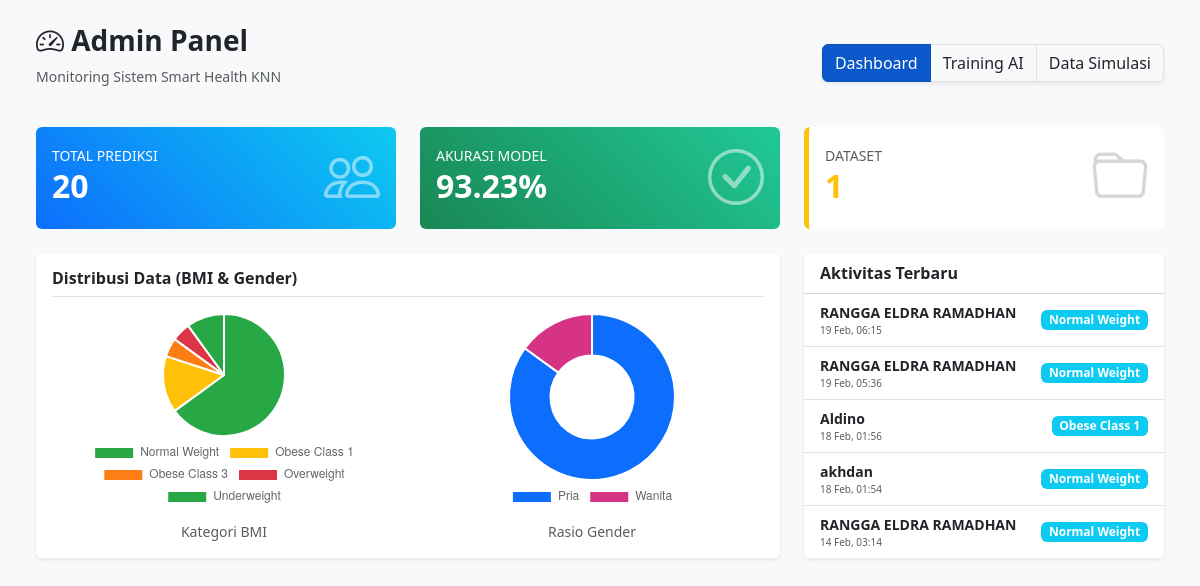
Page /admin-panel/ (signed in) on the committed database.
### rekomendasi/models.py (models this page shows, shortened)
class TrainingLog(models.Model):
    timestamp = models.DateTimeField(auto_now_add=True)
    jumlah_data = models.IntegerField()
    best_k = models.IntegerField()
    akurasi = models.FloatField()          # Ini Testing Accuracy
    train_akurasi = models.FloatField(default=0) # <--- TAMBAHAN BARU
    precision = models.FloatField()
    recall = models.FloatField()
    status = models.CharField(max_length=50)

class PredictionLog(models.Model):
    timestamp = models.DateTimeField(auto_now_add=True)
    nama_user = models.CharField(max_length=100)
    gender = models.CharField(max_length=20)
    age = models.IntegerField()
    bmi_score = models.FloatField()
    bmi_category = models.CharField(max_length=50)
    hasil_prediksi = models.CharField(max_length=100)
    activity_level = models.IntegerField(default=1)

### rekomendasi/views.py (the view)
# urls.py: path('admin-panel/', views.admin_dashboard, name='admin_dashboard'),
@login_required(login_url='/admin/login/')
def admin_dashboard(request):
    last_model = TrainingLog.objects.filter(status="Berhasil").last()
    def get_chart_data(field):
        stats = PredictionLog.objects.values(field).annotate(total=Count(field))
        return [item[field] for item in stats], [item['total'] for item in stats]
    bmi_labels, bmi_data = get_chart_data('bmi_category')
    gender_labels, gender_data = get_chart_data('gender')
    context = {
        'total_prediksi': PredictionLog.objects.count(),
        'total_dataset': DatasetFile.objects.count(),
        'akurasi_model': last_model.akurasi if last_model else 0,
        'recent_logs': PredictionLog.objects.all().order_by('-timestamp')[:5],
        'bmi_labels': json.dumps(bmi_labels),
        'bmi_data': json.dumps(bmi_data),
        'gender_labels': json.dumps(gender_labels),
        'gender_data': json.dumps(gender_data),
    }
    return render(request, 'admin/dashboard.html', context)

### templates/admin/dashboard.html (shortened to what this page needs)
<!DOCTYPE html>
<html lang="id">
<head>
    <link href="https://cdn.jsdelivr.net/npm/bootstrap@5.3.0/dist/css/bootstrap.min.css" rel="stylesheet">
    <link rel="stylesheet" href="https://cdn.jsdelivr.net/npm/bootstrap-icons@1.10.0/font/bootstrap-icons.css">
</head>
<body class="bg-light p-4">
    <div class="container-fluid">
        <header class="d-flex justify-content-between align-items-center mb-4">
            <div>
                <h3 class="fw-bold"><i class="bi bi-speedometer2"></i> Admin Panel</h3>
                <p class="text-muted small">Monitoring Sistem Smart Health KNN</p>
            </div>
            <nav class="btn-group shadow-sm">
                <a href="{% url 'admin_dashboard' %}" class="btn btn-primary active">Dashboard</a>
                <a href="{% url 'admin_training' %}" class="btn btn-white border">Training AI</a>
                <a href="{% url 'admin_simulation' %}" class="btn btn-white border">Data Simulasi</a>
            </nav>
        </header>
        <div class="row g-4 mb-4">
            <div class="col-md-4">
                <div class="card card-hover grad-blue text-white p-3">
                    <div class="d-flex justify-content-between">
                        <div><small>TOTAL PREDIKSI</small><h2 class="fw-bold">{{ total_prediksi }}</h2></div>
                        <i class="bi bi-people display-4 opacity-50"></i>
                    </div>
                </div>
            </div>
            <div class="col-md-4">
                <div class="card card-hover grad-green text-white p-3">
                    <div class="d-flex justify-content-between">
                        <div><small>AKURASI MODEL</small><h2 class="fw-bold">{{ akurasi_model }}%</h2></div>
                        <i class="bi bi-check-circle display-4 opacity-50"></i>
                    </div>
                </div>
            </div>
            <div class="col-md-4">
                <div class="card card-hover bg-white border-start border-warning border-5 p-3">
                    <div class="d-flex justify-content-between">
                        <div><small class="text-muted">DATASET</small><h2 class="fw-bold text-warning">{{ total_dataset }}</h2></div>
                        <i class="bi bi-folder display-4 text-muted opacity-25"></i>
                    </div>
                </div>
            </div>
        </div>
        <div class="row g-4">
            <div class="col-md-8">
                <div class="card border-0 shadow-sm p-3">
                    <h6 class="fw-bold mb-3 border-bottom pb-2">Distribusi Data (BMI & Gender)</h6>
                    <div class="row">
                        <div class="col-md-6 text-center">
                            <canvas id="bmiChart" style="max-height: 200px;"></canvas>
                            <small class="text-muted mt-2 d-block">Kategori BMI</small>
                        </div>
                        <div class="col-md-6 text-center">
                            <canvas id="genderChart" style="max-height: 200px;"></canvas>
                            <small class="text-muted mt-2 d-block">Rasio Gender</small>
                        </div>
                    </div>
                </div>
            </div>
            <div class="col-md-4">
                <div class="card border-0 shadow-sm">
                    <div class="card-header bg-white fw-bold">Aktivitas Terbaru</div>
                    <div class="list-group list-group-flush">
                        {% for log in recent_logs %}
                        <div class="list-group-item d-flex justify-content-between align-items-center">
                            <div>
                                <div class="small fw-bold">{{ log.nama_user }}</div>
                                <div class="text-muted" style="font-size: 10px;">{{ log.timestamp|date:"d M, H:i" }}</div>
                            </div>
                            <span class="badge bg-info text-white">{{ log.bmi_category }}</span>
                        </div>
                        {% empty %}
                        <div class="p-3 text-center text-muted">Belum ada data.</div>
                        {% endfor %}
                    </div>
                </div>
            </div>
        </div>
    </div>
    <script>
        // Fungsi buat bikin chart biar gak nulis ulang terus
        function createChart(id, type, labels, data, colors) {
            new Chart(document.getElementById(id), {
                type: type,
                data: {
                    labels: labels,
                    datasets: [{ data: data, backgroundColor: colors }]
                },
                options: { plugins: { legend: { position: 'bottom' } } }
            });
        }
        // Panggil fungsi chart (Data dikirim dari Django)
        createChart('bmiChart', 'pie', {{ bmi_labels|safe }}, {{ bmi_data|safe }}, ['#28a745', '#ffc107', '#fd7e14', '#dc3545']);
        createChart('genderChart', 'doughnut', {{ gender_labels|safe }}, {{ gender_data|safe }}, ['#0d6efd', '#d63384']);
    </script>
</body>
</html>

### templates/admin/dashboard.html (style rules this page uses)
.card-hover { transition: 0.3s; border: none; }
.grad-blue { background: linear-gradient(45deg, #0d6efd, #0dcaf0); }
.grad-green { background: linear-gradient(45deg, #198754, #20c997); }

### rows in the picture
TrainingLog: akurasi "93.23"
PredictionLog: nama_user "RANGGA ELDRA RAMADHAN", timestamp "19 Feb, 06:15", bmi_category "Normal Weight"
PredictionLog: nama_user "RANGGA ELDRA RAMADHAN", timestamp "19 Feb, 05:36", bmi_category "Normal Weight"
PredictionLog: nama_user "Aldino", timestamp "18 Feb, 01:56", bmi_category "Obese Class 1"
PredictionLog: nama_user "akhdan", timestamp "18 Feb, 01:54", bmi_category "Normal Weight"
PredictionLog: nama_user "RANGGA ELDRA RAMADHAN", timestamp "14 Feb, 03:14", bmi_category "Normal Weight"

### other values in the picture
{{ total_prediksi }} "20"
{{ total_dataset }} "1"
chart data {{ bmi_labels|safe }} ["Normal Weight", "Obese Class 1", "Obese Class 3", "Overweight", "Underweight"]
chart data {{ bmi_data|safe }} [13, 3, 1, 1, 2]
chart data {{ gender_labels|safe }} ["Pria", "Wanita"]
chart data {{ gender_data|safe }} [17, 3]
